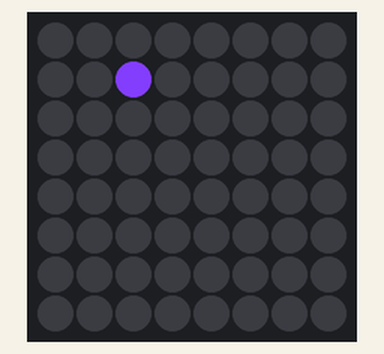
A program run on a simulated Raspberry Pi (BCM pin numbers) with a Sense HAT. Shown: the Sense HAT's 8×8 RGB LED matrix. Dim RGB values are drawn brighter than linear; random numbers come from a fixed seed.

Above: at 0.1 s.
At 4.1 s:
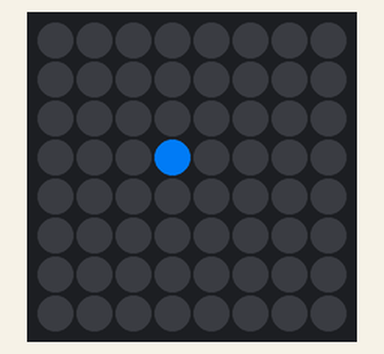
At 9.1 s:
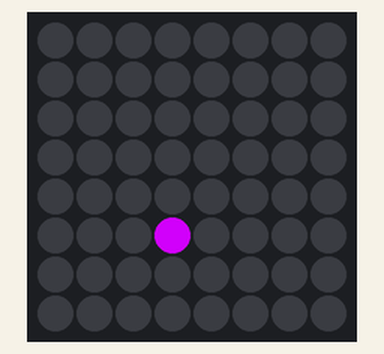
At 19.1 s:
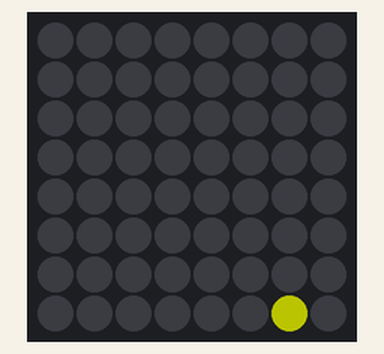
At 28.1 s:
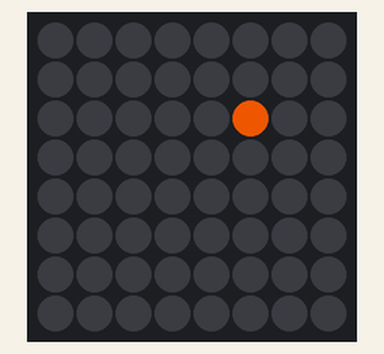
At 38.1 s:
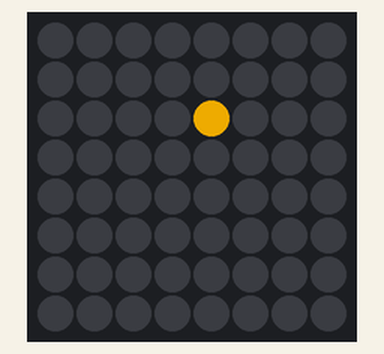

The program:

task4_ball.py
```python
from sense_hat import SenseHat
from time import sleep
import random

sense = SenseHat()
sense.clear()

ball_position = [random.randint(0, 7), random.randint(0, 7)]
colour = (random.randint(0, 255), random.randint(0, 255), random.randint(0, 255))
sense.set_pixel(ball_position[0], ball_position[1], colour)
current_colour = colour
current_position = ball_position

while True:
  flag = 1
  sleep(1)
  while current_colour == colour or colour == (0, 0, 0):
    colour = (random.randint(0, 255), random.randint(0, 255), random.randint(0, 255))
  while flag == 1:
    ball_position[0] = ball_position[0] + random.randint(-1, 1)
    ball_position[1] = ball_position[1] + random.randint(-1, 1)
    ball_position = [ball_position[0], ball_position[1]]
    if ball_position == current_position or ball_position[0] > 7 or ball_position[0] < 0 or ball_position[1] > 7 or ball_position[1] < 0:
      flag = 1
      ball_position = [current_position[0], current_position[1]]
    else:
      flag = 0
  sense.clear()
  sense.set_pixel(ball_position[0], ball_position[1], colour)
  current_colour = colour
  current_position = [ball_position[0], ball_position[1]]
```

Measured:
- what the display in image 1 shows lasts 1.0 s, from 4.0 s to 5.0 s
